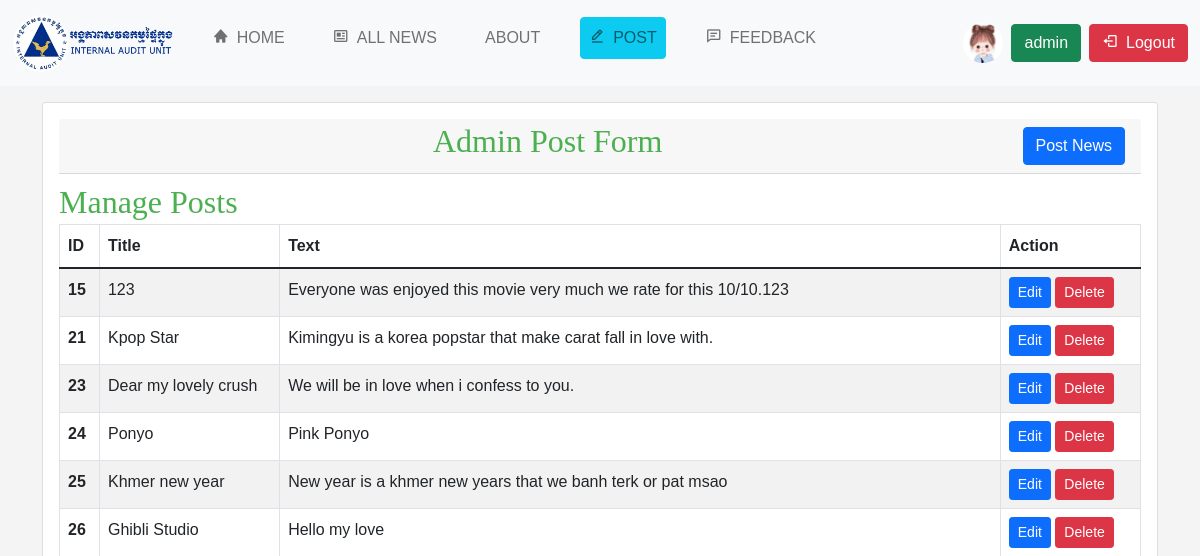
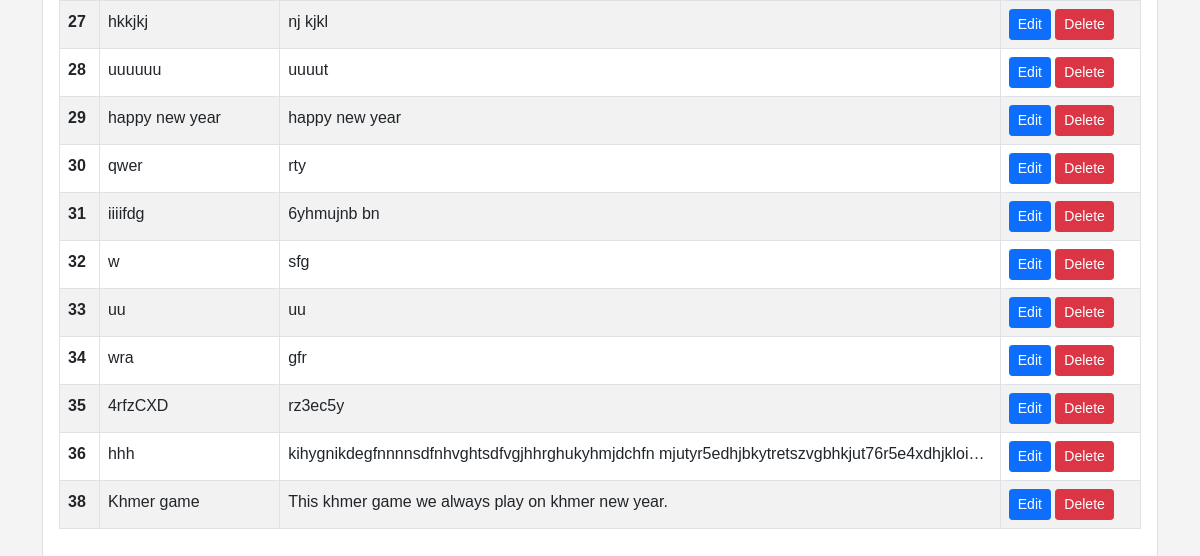
/admin/post.php (signed in), run on an earlier commit of the app's database (2 pictures, top to bottom).
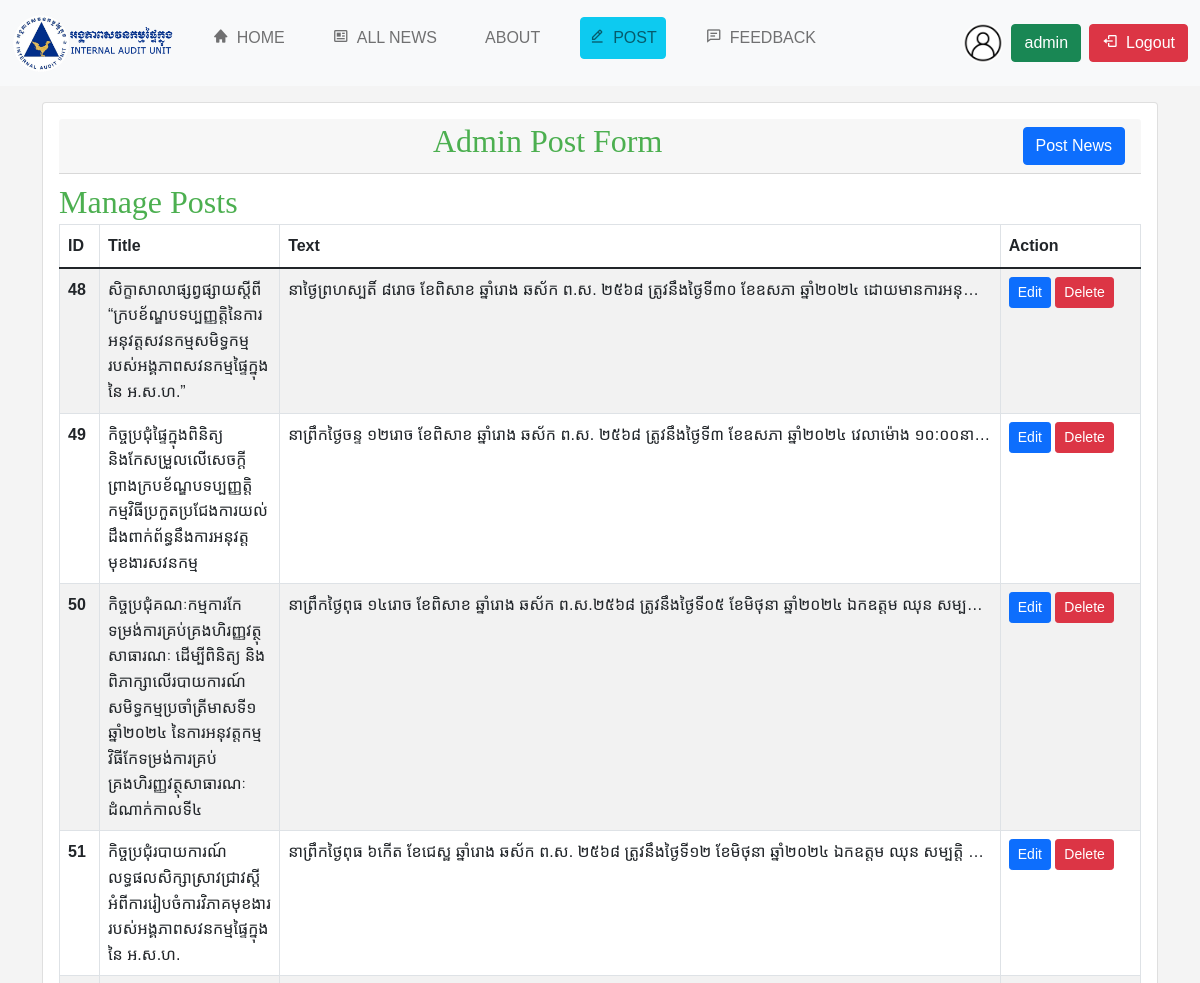
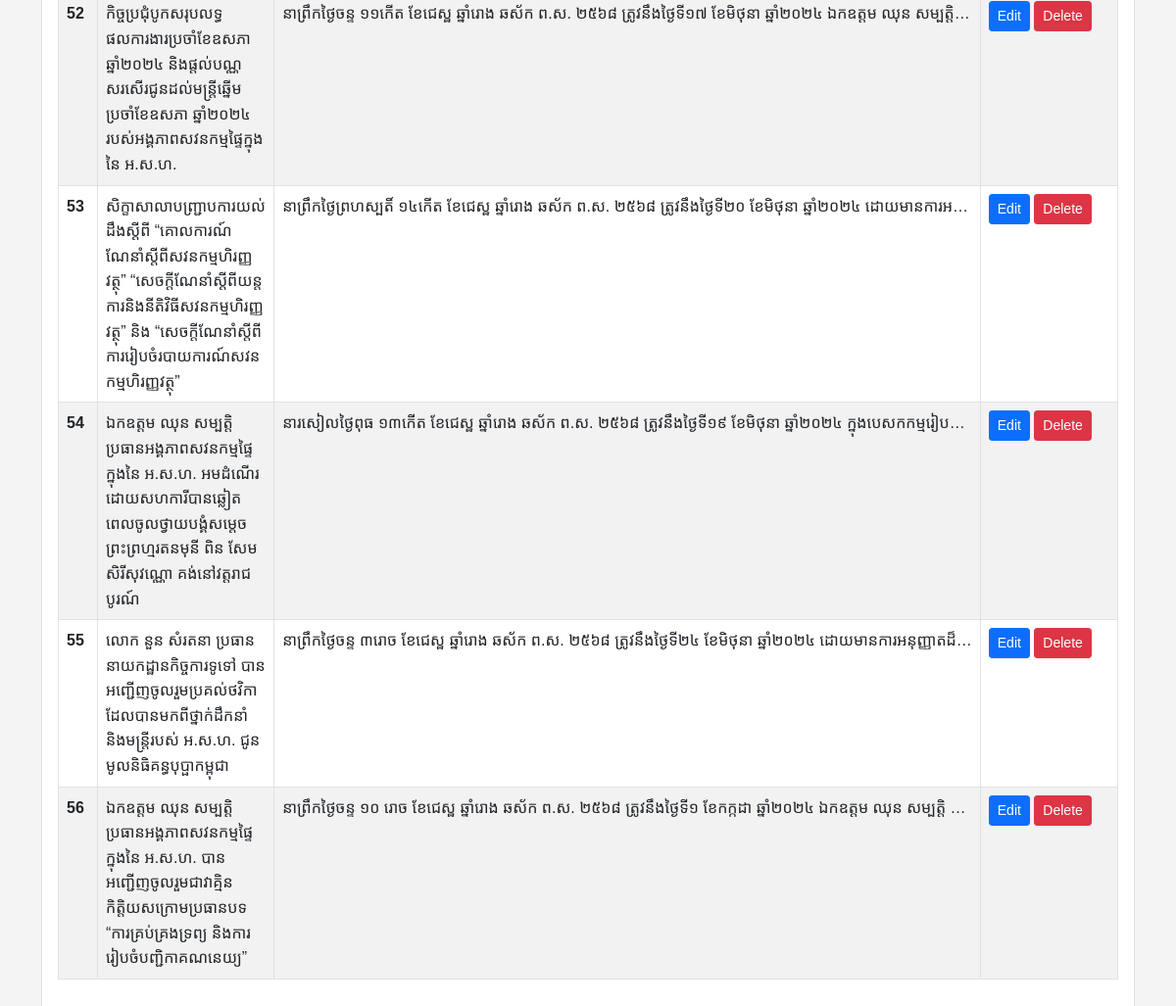
And on a later commit of the database (2 pictures, top to bottom).
### tables this page shows
CREATE TABLE IF NOT EXISTS `registered` (
  `id` int NOT NULL AUTO_INCREMENT,
  `profile` varchar(100) DEFAULT NULL,
  `firstname` varchar(45) DEFAULT NULL,
  `lastname` varchar(45) DEFAULT NULL,
  `email` varchar(45) DEFAULT NULL,
  `dob` datetime DEFAULT NULL,
  `password` varchar(255) DEFAULT NULL,
  `contact` varchar(45) DEFAULT NULL,
  `gender` varchar(45) DEFAULT NULL,
  `role` varchar(45) DEFAULT NULL,
  `created_at` timestamp NULL DEFAULT CURRENT_TIMESTAMP ON UPDATE CURRENT_TIMESTAMP,
  PRIMARY KEY (`id`)
);

CREATE TABLE IF NOT EXISTS `post` (
  `id` int NOT NULL AUTO_INCREMENT,
  `profile` varchar(200) DEFAULT NULL,
  `title` longtext,
  `text` longtext NOT NULL,
  `status` tinyint DEFAULT NULL,
  `admin_id` int NOT NULL,
  `updated-at` timestamp NOT NULL DEFAULT CURRENT_TIMESTAMP ON UPDATE CURRENT_TIMESTAMP,
  `created_at` timestamp NOT NULL DEFAULT CURRENT_TIMESTAMP ON UPDATE CURRENT_TIMESTAMP,
  PRIMARY KEY (`id`)
);

### admin/post.php (the view, shortened to what this page needs)
<?php
include('../include/dbconn.php');
?>
<!DOCTYPE html>
<html lang="en">
<?php
include('../include/header.php')
?>
<body>
    <?php
    include('../include/navbar.php')
    ?>
    <div class="container">
        <div class="card rounded shadow-none mt-3">
            <div class="card-body">
                <div class="card-header text-center mb-3 bg-none">
                    <div class="row d-flex align-items-center ">
                        <div class="col-4">
                            <h2 mb-0>Admin Post Form</h2>
                        </div>
                        <div class="col-4 text-end">
                            <button type="button mt-3" class="btn btn-primary" data-bs-toggle="modal" data-bs-target="#exampleModal">
                                Post News
                            </button>
                        </div>
                    </div>
                </div>
                <h2>Manage Posts</h2>
                <div class="table-responsive">
                    <table class="table table-striped table-bordered">
                        <thead class="thead-dark">
                            <tr>
                                <th scope="col">ID</th>
                                <th scope="col" class="col-2">Title</th>
                                <th scope="col" class="col-8">Text</th>
                                <th scope="col">Action</th>
                            </tr>
                        </thead>
                        <tbody>
                            <?php
                            $servername = "localhost";
                            $username = "root";
                            $password = "";
                            $dbname = "newssystem2";
                            $conn = new mysqli($servername, $username, $password, $dbname);
                            $sql = "SELECT id, title, text FROM post";
                            $result = $conn->query($sql);
                            if ($result->num_rows > 0) {
                                while ($row = $result->fetch_assoc()) {
                                    echo "<tr>
                                            <th scope='row'>" . htmlspecialchars($row['id']) . "</th>
                                            <td>" . htmlspecialchars($row['title']) . "</td>
                                            <td class='text-truncate' style='max-width: 300px;'>" . htmlspecialchars($row['text']) . "</td>
                                            <td class='action-buttons'>
                                                <a class='btn btn-sm btn-primary' href='edit-post.php?eid=" . htmlspecialchars($row['id']) . "'>Edit</a>
                                                <form method='post' action='' style='display:inline;'>
                                                    <input type='hidden' name='delete_id' value='" . htmlspecialchars($row['id']) . "'>
                                                    <button type='button' class='btn btn-sm btn-danger' data-bs-toggle='modal' data-bs-target='#modalCenter' onclick='setDeleteId(" . htmlspecialchars($row['id']) . ")'>Delete</button>
                                                </form>
                                            </td>
                                        </tr>";
                                }
                            } else {
                                echo "<tr><td colspan='4'>No posts found</td></tr>";
                            }
                            ?>
                        </tbody>
                    </table>
                </div>
            </div>
        </div>
    </div>
</body>
</html>

### include/header.php (shortened to what this page needs)
<link href="https://cdn.jsdelivr.net/npm/bootstrap@5.1.3/dist/css/bootstrap.min.css" rel="stylesheet" />
<link rel="stylesheet" href="../css/style.css">
<link href='https://unpkg.com/boxicons@2.1.4/css/boxicons.min.css' rel='stylesheet'>

### include/navbar.php (shortened to what this page needs)
<?php
if (isset($_SESSION['userid']) && !empty($_SESSION['userid'])) {
?>
  <nav class="navbar sticky-top navbar-expand-lg navbar-light bg-light border-bottom-1">
    <div class="container-fluid">
      <a class="navbar-brand" href="index.php">
        <img src="../images/cropped-Official-iau-logo2.png" alt="News Website Logo" class="logo" alt="" height="60px" />
      </a>
      <div class="collapse navbar-collapse" id="navbarSupportedContent">
        <ul class="navbar-nav me-auto mb-2 mb-lg-0">
          <li class="nav-item mx-3">
            <a class="nav-link" href="<?php echo isset($_SESSION['role']) && $_SESSION['role'] === 'admin' ? '../admin/admin.php' : '../user/user.php'; ?>"><i class='bx bxs-home bx-tada me-2'></i>HOME</a>
          </li>
          <li class="nav-item mx-3">
            <a class="nav-link" href="../pages/allnews.php"><i class='bx bx-news bx-tada me-2'></i>ALL NEWS</a>
          </li>
          <li class="nav-item mx-3">
            <a class="nav-link" href="../pages/about.php">ABOUT</a>
          </li>
          <?php if ($_SESSION['role'] === 'admin') { ?>
            <li class="nav-item mx-3">
              <a class="btn btn-info nav-link text-red" href="../admin/post.php"><i class="bx bx-edit-alt me-2"></i>POST</a>
            </li>
          <?php } ?>
          <?php if ($_SESSION['role'] === 'admin') { ?>
            <li class="nav-item mx-3">
              <a class="nav-link text-red" href="../admin/feedback.php"><i class='bx bx-comment-detail bx-tada me-2'></i>FEEDBACK</a>
            </li>
          <?php } ?>
        </ul>
        <?php
        require '../include/dbconn.php';
        $userid = $_SESSION['userid'] ?? null;
        $user_data = null;
        if ($userid) {
          try {
            $stmt = $dbh->prepare("SELECT * FROM registered WHERE id = ?");
            $stmt->execute([$userid]);
            $user_data = $stmt->fetch(PDO::FETCH_ASSOC);
          } catch (PDOException $e) {
            error_log("Database error: " . $e->getMessage());
          }
        }
        $defaultImagePath = 'User.jpg';
        $profileImagePath = $user_data['profile'] ?? $defaultImagePath;
        ?>
        <div class="avatar avatar-online mx-2">
          <img src="../uploads/<?php echo $profileImagePath; ?>" style="width: 40px; height: 40px; border-radius: 50%; object-fit: cover;" alt="Profile Picture">
        </div>
        <form class="d-flex">
          <a href="<?php echo isset($_SESSION['role']) && $_SESSION['role'] === 'admin' ? 'admininfo.php' : 'userinfo.php'; ?>?userid=<?php echo $_SESSION['userid']; ?>" class="btn btn-success me-2 d-flex align-items-center"> <?php echo $_SESSION['role'] ?></a>
          <a href="../include/logout.php?role=<?php echo isset($_SESSION['role']) ? $_SESSION['role'] : ''; ?>" class="btn btn-danger"><i class='bx bx-log-out bx-tada me-2'></i>Logout</a>
        </form>
      </div>
    </div>
  </nav>
<?php } ?>

### css/style.css (style rules this page uses)
body { font-family: "Khmer MEF1", -apple-system, BlinkMacSystemFont, "Segoe UI", Roboto, sans-serif; line-height: 1.6; margin: 0; min-height: 100vh; background-color: #f3f3f3; overflow-x: hidden; }
a { text-decoration: none; color: #333; }
h1, h2, h3, h4, h5, h6 { color: #4caf50; line-height: 24px; text-align: justify; margin-bottom: 10px; font-family: "khmer mef2"; }
button { padding: 15px 20px; border-radius: 5px; background-color: #4caf50; color: white; cursor: pointer; border: none; font-size: 16px; transition: all 0.2s ease-in-out; }
body { font-family: Arial, sans-serif, "khmer mef1"; margin: 0; padding: 0; background-color: #f4f4f4; }
ul { list-style: none; padding: 0; }
li { display: flex; justify-content: space-between; margin-bottom: 10px; }
body { font-family: sans-serif; }

What changed in the data, as far as the page shows it:
no longer on this page (row edited): registered: profile (picture)
removed post: id "15", title "123", text "Everyone was enjoyed this movie very much we rate for this 10/10.123"
removed post: id "21", title "Kpop Star", text "Kimingyu is a korea popstar that make carat fall in love with."
removed post: id "23", title "Dear my lovely crush", text "We will be in love when i confess to you."
removed post: id "24", title "Ponyo", text "Pink Ponyo"
removed post: id "25", title "Khmer new year", text "New year is a khmer new years that we banh terk or pat msao"
removed post: id "26", title "Ghibli Studio", text "Hello my love"
removed post: id "27", title "hkkjkj", text "nj kjkl"
removed post: id "28", title "uuuuuu", text "uuuut"
removed post: id "29", title "happy new year", text "happy new year"
removed post: id "30", title "qwer", text "rty"
removed post: id "31", title "iiiifdg", text "6yhmujnb bn"
removed post: id "32", title "w", text "sfg"
removed post: id "33", title "uu", text "uu"
removed post: id "34", title "wra", text "gfr"
removed post: id "35", title "4rfzCXD", text "rz3ec5y"
removed post: id "36", title "hhh", text "kihygnikdegfnnnnsdfnhvghtsdfvgjhhrghukyhmjdchfn mjutyr5edhjbkytretszvgbhkjut76r5e4xdhjkloi…"
removed post: id "38", title "Khmer game", text "This khmer game we always play on khmer new year."
added post: id "48", title "សិក្ខាសាលាផ្សព្វផ្សាយស្តីពី “ក្របខ័ណ្ឌបទប្បញ្ញត្តិនៃការអនុវត្តសវនកម្មសមិទ្ធកម្មរបស់អង្គភាពសវនកម្មផ្ទៃក្នុងនៃ អ.ស.ហ.”", text "នាថ្ងៃព្រហស្បតិ៍ ៨រោច ខែពិសាខ ឆ្នាំរោង ឆស័ក ព.ស. ២៥៦៨ ត្រូវនឹងថ្ងៃទី៣០ ខែឧសភា ឆ្នាំ២០២៤ ដោយមានការអនុញ្…"
added post: id "49", title "កិច្ចប្រជុំផ្ទៃក្នុងពិនិត្យនិងកែសម្រួលលើសេចក្ដីព្រាងក្របខ័ណ្ឌបទប្បញ្ញត្តិកម្មវិធីប្រកួតប្រជែងការយល់ដឹងពាក់ព័ន្ធនឹងការអនុវត្តមុខងារសវនកម្ម", text "នាព្រឹកថ្ងៃចន្ទ ១២រោច ខែពិសាខ ឆ្នាំរោង ឆស័ក ព.ស. ២៥៦៨ ត្រូវនឹងថ្ងៃទី៣ ខែឧសភា ឆ្នាំ២០២៤ វេលាម៉ោង ១០:០០នា…"
added post: id "50", title "កិច្ចប្រជុំគណៈកម្មការកែទម្រង់ការគ្រប់គ្រងហិរញ្ញវត្ថុសាធារណៈ ដើម្បីពិនិត្យ និងពិភាក្សាលើរបាយការណ៍សមិទ្ធកម្មប្រចាំត្រីមាសទី១ ឆ្នាំ២០២៤ នៃការអនុវត្តកម្មវិធីកែទម្រង់ការគ្រប់គ្រងហិរញ្ញវត្ថុសាធារណៈ ដំណាក់កាលទី៤", text "នាព្រឹកថ្ងៃពុធ ១៤រោច ខែពិសាខ ឆ្នាំរោង ឆស័ក ព.ស.២៥៦៨ ត្រូវនឹងថ្ងៃទី០៥ ខែមិថុនា ឆ្នាំ២០២៤ ឯកឧត្តម ឈុន សម្បត្…"
added post: id "51", title "កិច្ចប្រជុំរបាយការណ៍លទ្ធផលសិក្សាស្រាវជ្រាវស្តីអំពីការរៀបចំការវិភាគមុខងាររបស់អង្គភាពសវនកម្មផ្ទៃក្នុងនៃ អ.ស.ហ.", text "នាព្រឹកថ្ងៃពុធ ៦កើត ខែជេស្ឋ ឆ្នាំរោង ឆស័ក ព.ស. ២៥៦៨ ត្រូវនឹងថ្ងៃទី១២ ខែមិថុនា ឆ្នាំ២០២៤ ឯកឧត្តម ឈុន សម្បត្តិ ប្…"
added post: id "52", title "កិច្ចប្រជុំបូកសរុបលទ្ធផលការងារប្រចាំខែឧសភា ឆ្នាំ២០២៤ និងផ្តល់បណ្ណសរសើរជូនដល់មន្រ្តីឆ្នើមប្រចាំខែឧសភា ឆ្នាំ២០២៤ របស់អង្គភាពសវនកម្មផ្ទៃក្នុងនៃ អ.ស.ហ.", text "នាព្រឹកថ្ងៃចន្ទ ១១កើត ខែជេស្ឋ ឆ្នាំរោង ឆស័ក ព.ស. ២៥៦៨ ត្រូវនឹងថ្ងៃទី១៧ ខែមិថុនា ឆ្នាំ២០២៤ ឯកឧត្តម ឈុន សម្បត្តិ…"
added post: id "53", title "សិក្ខាសាលាបញ្ជ្រាបការយល់ដឹងស្តីពី “គោលការណ៍ណែនាំស្តីពីសវនកម្មហិរញ្ញវត្ថុ” “សេចក្តីណែនាំស្តីពីយន្តការនិងនីតិវិធីសវនកម្មហិរញ្ញវត្ថុ” និង “សេចក្តីណែនាំស្តីពីការរៀបចំរបាយការណ៍សវនកម្មហិរញ្ញវត្ថុ”", text "នាព្រឹកថ្ងៃព្រហស្បតិ៍ ១៤កើត ខែជេស្ឋ ឆ្នាំរោង ឆស័ក ព.ស. ២៥៦៨ ត្រូវនឹងថ្ងៃទី២០ ខែមិថុនា ឆ្នាំ២០២៤ ដោយមានការអ…"
added post: id "54", title "ឯកឧត្តម ឈុន សម្បត្តិ ប្រធានអង្គភាពសវនកម្មផ្ទៃក្នុងនៃ អ.ស.ហ. អមដំណើរដោយសហការីបានឆ្លៀតពេលចូលថ្វាយបង្គំសម្តេចព្រះព្រហ្មរតនមុនី ពិន សែម សិរីសុវណ្ណោ គង់នៅវត្តរាជបូរណ៍", text "នារសៀលថ្ងៃពុធ ១៣កើត ខែជេស្ឋ ឆ្នាំរោង ឆស័ក ព.ស. ២៥៦៨ ត្រូវនឹងថ្ងៃទី១៩ ខែមិថុនា ឆ្នាំ២០២៤ ក្នុងបេសកកម្មរៀប…"
added post: id "55", title "លោក នួន សំរតនា ប្រធាននាយកដ្ឋានកិច្ចការទូទៅ បានអញ្ជើញចូលរួមប្រគល់ថវិកាដែលបានមកពីថ្នាក់ដឹកនាំ និងមន្រ្តីរបស់ អ.ស.ហ. ជូនមូលនិធិគន្ធបុប្ផាកម្ពុជា", text "នាព្រឹកថ្ងៃចន្ទ ៣រោច ខែជេស្ឋ ឆ្នាំរោង ឆស័ក ព.ស. ២៥៦៨ ត្រូវនឹងថ្ងៃទី២៤ ខែមិថុនា ឆ្នាំ២០២៤ ដោយមានការអនុញ្ញាតដ៏…"
added post: id "56", title "ឯកឧត្តម ឈុន សម្បត្តិ ប្រធានអង្គភាពសវនកម្មផ្ទៃក្នុងនៃ អ.ស.ហ. បានអញ្ជើញចូលរួមជាវាគ្មិនកិត្តិយសក្រោមប្រធានបទ “ការគ្រប់គ្រងទ្រព្យ និងការរៀបចំបញ្ជិកាគណនេយ្យ”", text "នាព្រឹកថ្ងៃចន្ទ ១០ រោច ខែជេស្ឋ ឆ្នាំរោង ឆស័ក ព.ស. ២៥៦៨ ត្រូវនឹងថ្ងៃទី១ ខែកក្កដា ឆ្នាំ២០២៤ ឯកឧត្តម ឈុន សម្បត្តិ…"
